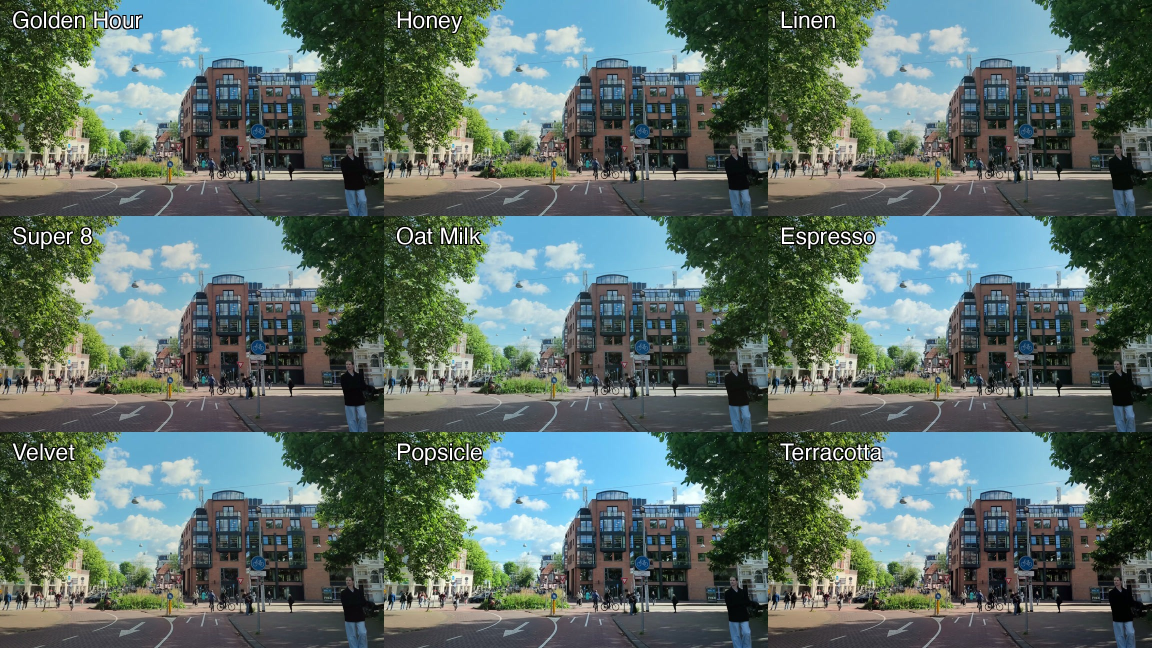
#> input picture assets/looks-menu-broll.jpg, 2304 x 1296 px (shown at 1/2 size)
$ python measure.py ../assets/looks-menu-broll.jpg
#> lines starting #> are read from the running program, lines starting #| are printed output that depends on the picture
#!/usr/bin/env python3
"""Measure the color grade of a frame: tonal ranges, tints, saturation, contrast.

Usage: python3 measure.py frame1.jpg [frame2.jpg ...]

For each frame prints a compact grade fingerprint:
- luma percentiles (p1/p10/p50/p90/p99) -> exposure + contrast + lifted/crushed blacks
- shadow / midtone / highlight mean RGB and cast (R-B, G-mid offsets)
- mean saturation (HSV S) overall + per tonal band
- rough color temperature read (R/B balance in neutrals)
"""
import sys
import numpy as np
from PIL import Image


def band_stats(rgb, luma, lo, hi):
    mask = (luma >= lo) & (luma < hi)
    if mask.sum() < 100:
        return None
    px = rgb[mask]
    mean = px.mean(axis=0)
    return mean


def analyze(path):
#> called with path = '../assets/looks-menu-broll.jpg'
    im = Image.open(path).convert("RGB")
#> im is the input picture: PIL image 2304x1296 RGB; mean R, G, B 92.7, 110.2, 104
    im.thumbnail((960, 960))
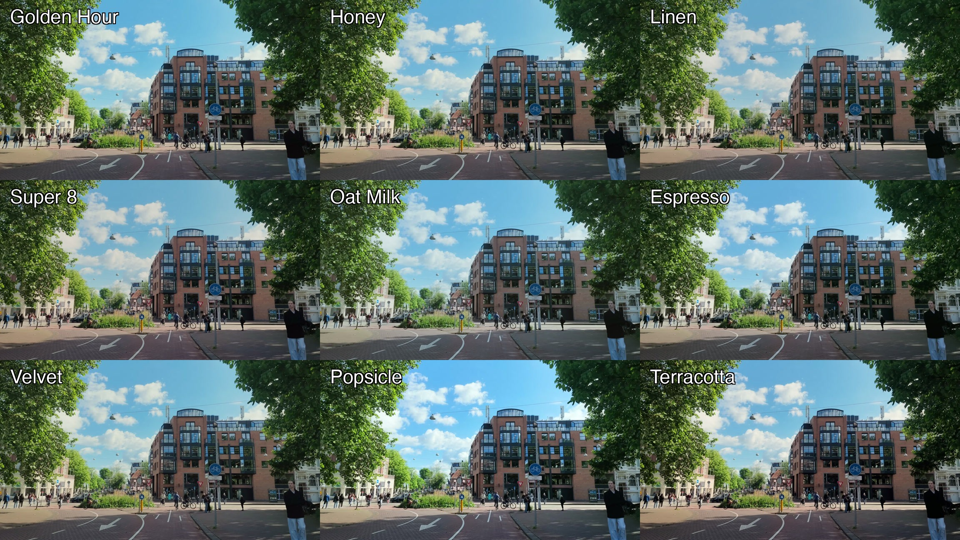
#> im: PIL image 960x540 RGB; mean R, G, B 92.7, 110.2, 104
    rgb = np.asarray(im, dtype=np.float64)
    flat = rgb.reshape(-1, 3)
    luma = 0.2126 * flat[:, 0] + 0.7152 * flat[:, 1] + 0.0722 * flat[:, 2]

    p = np.percentile(luma, [1, 10, 50, 90, 99])
#> p = [10.15, 34.09, 89.42, 190.9, 227.4]

    # saturation via HSV
    mx = flat.max(axis=1)
    mn = flat.min(axis=1)
    sat = np.where(mx > 0, (mx - mn) / np.maximum(mx, 1e-6), 0)

    bands = {
        "shadows  (0-64)": band_stats(flat, luma, 0, 64),
        "mids   (64-160)": band_stats(flat, luma, 64, 160),
        "highs (160-255)": band_stats(flat, luma, 160, 255),
    }
#> in band_stats, `mean = px.mean(axis=0)`: mean = [32.76, 44.26, 33.15]
#> bands = {'shadows  (0-64)': [32.76, 44.26, 33.15], 'mids   (64-160)': [95.37, 103.8, 90.11], 'highs (160-255)': [156.3, 194.5, 205.6]}

    print(f"\n=== {path} ===")
    print(f"luma p1/p10/p50/p90/p99: {p[0]:.0f} / {p[1]:.0f} / {p[2]:.0f} / {p[3]:.0f} / {p[4]:.0f}")
#| luma p1/p10/p50/p90/p99: 10 / 34 / 89 / 191 / 227
    print(f"  -> black floor {'LIFTED (matte)' if p[0] > 8 else 'deep'} | white ceiling {'pulled down' if p[4] < 245 else 'full'} | spread(p90-p10) {p[3]-p[1]:.0f}")
#|   -> black floor LIFTED (matte) | white ceiling pulled down | spread(p90-p10) 157
    print(f"mean saturation: {sat.mean()*100:.1f}%   (p90 sat: {np.percentile(sat,90)*100:.0f}%)")
#| mean saturation: 31.5%   (p90 sat: 57%)
    for name, mean in bands.items():
        if mean is None:
            print(f"{name}: (too few px)")
            continue
        r, g, b = mean
        avg = mean.mean()
        # cast: positive = warm/red, negative = cool/blue; green offset vs neutral
        cast_rb = r - b
        cast_g = g - (r + b) / 2
        tilt = "warm" if cast_rb > 3 else ("cool" if cast_rb < -3 else "neutral")
        gtilt = "green" if cast_g > 3 else ("magenta" if cast_g < -3 else "")
        print(f"{name}: RGB {r:.0f},{g:.0f},{b:.0f}  cast: {tilt} {gtilt} (R-B {cast_rb:+.1f}, G {cast_g:+.1f})")
#> this loop made 3 passes
#> (name, r, g, b, avg, cast_rb, cast_g, tilt) on passes 1 to 3: ('shadows  (0-64)', 32.76, 44.26, 33.15, 36.73, -0.387, 11.3, 'neutral'), ('mids   (64-160)', 95.37, 103.8, 90.11, 96.42, 5.26, 11.04, 'warm'), ('highs (160-255)', 156.3, 194.5, 205.6, 185.5, -49.34, 13.5, 'cool')
#| shadows  (0-64): RGB 33,44,33  cast: neutral green (R-B -0.4, G +11.3)
#| mids   (64-160): RGB 95,104,90  cast: warm green (R-B +5.3, G +11.0)
#| highs (160-255): RGB 156,194,206  cast: cool green (R-B -49.3, G +13.5)


if __name__ == "__main__":
    for f in sys.argv[1:]:
        analyze(f)
